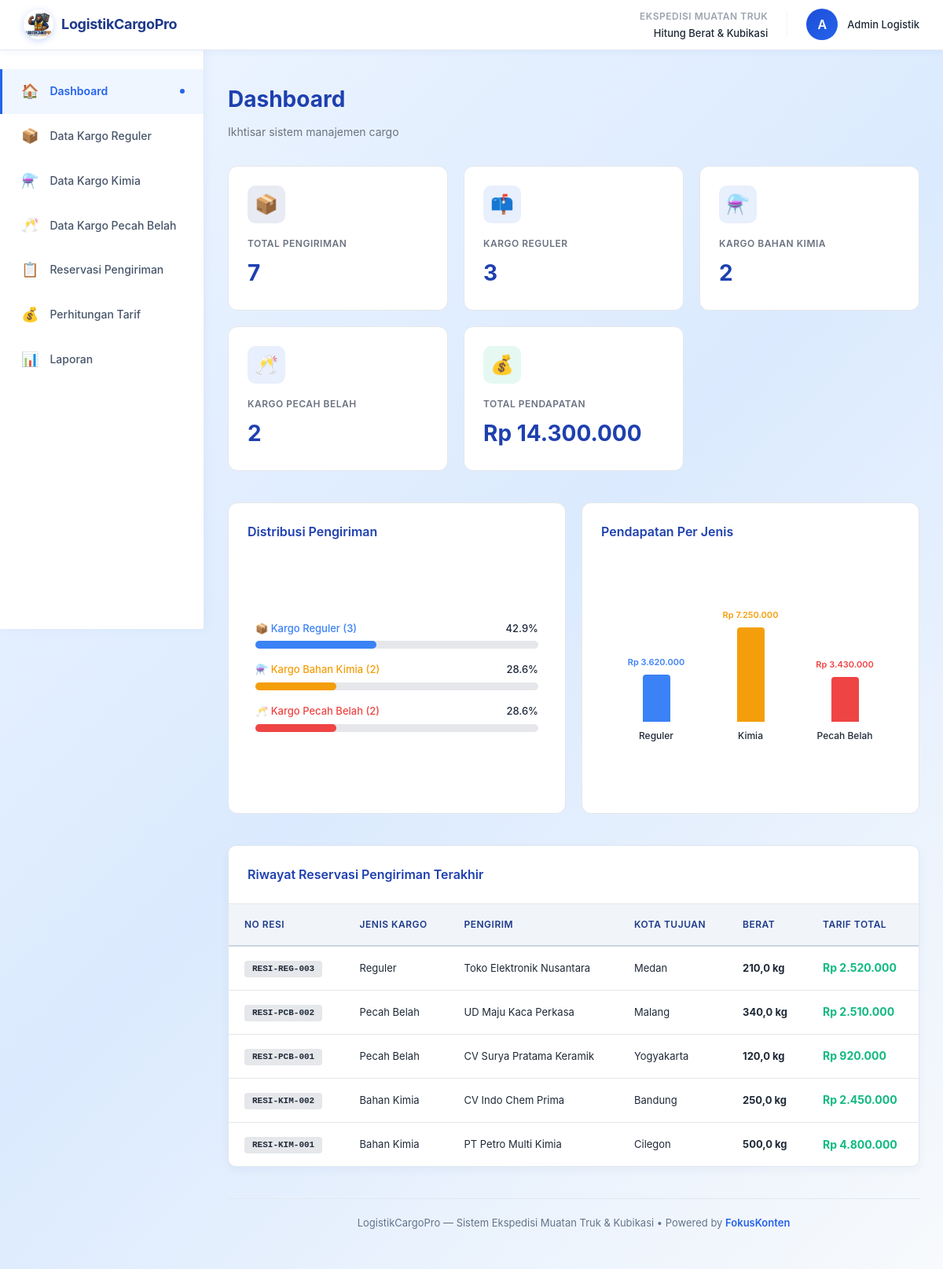
/SOURCE_CODE_APLIKASI/dashboard/, run on the app's committed database.
### tables this page shows
CREATE TABLE IF NOT EXISTS kargo (
    id_resi VARCHAR(50) PRIMARY KEY,
    pengirim VARCHAR(100) NOT NULL,
    kota_tujuan VARCHAR(100) NOT NULL,
    berat_barang DECIMAL(10,2) NOT NULL,
    tarif_dasar_per_kg DECIMAL(10,2) NOT NULL,
    jenis_kargo VARCHAR(50) NOT NULL,
    total_tarif DECIMAL(15,2) NOT NULL,
    status_packing ENUM('TERPENUHI', 'BELUM TERPENUHI') NOT NULL,
    tanggal_reservasi DATETIME NOT NULL
);

### SOURCE_CODE_APLIKASI/dashboard/index.php (the view, shortened to what this page needs)
<?php
function formatRupiah($amount) {
    return 'Rp ' . number_format($amount, 0, ',', '.');
}
try {
    require_once __DIR__ . '/../config/connection.php';
    $totalQuery = $pdo->query("SELECT COUNT(*) FROM kargo");
    $totalPengiriman = (int) $totalQuery->fetchColumn();
    $regulerQuery = $pdo->query("SELECT COUNT(*) FROM kargo WHERE jenis_kargo = 'Reguler'");
    $kargoReguler = (int) $regulerQuery->fetchColumn();
    $kimiaQuery = $pdo->query("SELECT COUNT(*) FROM kargo WHERE jenis_kargo = 'BahanKimia'");
    $kargoKimia = (int) $kimiaQuery->fetchColumn();
    $pecahBelahQuery = $pdo->query("SELECT COUNT(*) FROM kargo WHERE jenis_kargo = 'PecahBelah'");
    $kargoPecahBelah = (int) $pecahBelahQuery->fetchColumn();
    $pendapatanQuery = $pdo->query("SELECT SUM(total_tarif) FROM kargo");
    $totalPendapatan = (float) $pendapatanQuery->fetchColumn();
    $revRegQuery = $pdo->query("SELECT SUM(total_tarif) FROM kargo WHERE jenis_kargo = 'Reguler'");
    $revReg = (float) $revRegQuery->fetchColumn();
    $revKimQuery = $pdo->query("SELECT SUM(total_tarif) FROM kargo WHERE jenis_kargo = 'BahanKimia'");
    $revKim = (float) $revKimQuery->fetchColumn();
    $revPecahQuery = $pdo->query("SELECT SUM(total_tarif) FROM kargo WHERE jenis_kargo = 'PecahBelah'");
    $revPecah = (float) $revPecahQuery->fetchColumn();
    $riwayatQuery = $pdo->query("SELECT id_resi, jenis_kargo, pengirim, kota_tujuan, berat_barang, total_tarif FROM kargo ORDER BY tanggal_reservasi DESC LIMIT 5");
    $riwayatList = $riwayatQuery->fetchAll(PDO::FETCH_ASSOC);
} catch (Exception $e) {
    error_log("Dashboard index error: " . $e->getMessage());
    $totalPengiriman = 0;
    $kargoReguler = 0;
    $kargoKimia = 0;
    $kargoPecahBelah = 0;
    $totalPendapatan = 0;
    $revReg = 0; $revKim = 0; $revPecah = 0;
    $riwayatList = [];
}
$pctReguler = $totalPengiriman > 0 ? ($kargoReguler / $totalPengiriman) * 100 : 0;
$pctKimia = $totalPengiriman > 0 ? ($kargoKimia / $totalPengiriman) * 100 : 0;
$pctPecahBelah = $totalPengiriman > 0 ? ($kargoPecahBelah / $totalPengiriman) * 100 : 0;
$maxRev = max($revReg, $revKim, $revPecah, 1);
$hReg = ($revReg / $maxRev) * 120;
$hKim = ($revKim / $maxRev) * 120;
$hPecah = ($revPecah / $maxRev) * 120;
?>
<!DOCTYPE html>
<html lang="id">
<head>
    <link rel="stylesheet" href="../assets/css/style.css">
</head>
<body>
    <?php include 'navbar.php'; ?>
    <?php include 'sidebar.php'; ?>
    <main class="main-content">
        <div class="container">
            <div class="page-header">
                <h1 class="page-title">Dashboard</h1>
                <p class="page-subtitle">Ikhtisar sistem manajemen cargo</p>
            </div>
            <div class="stats-grid">
                <div class="stat-card primary">
                    <div class="stat-card-header">
                        <div class="stat-icon">📦</div>
                    </div>
                    <div class="stat-label">Total Pengiriman</div>
                    <div class="stat-value"><?php echo $totalPengiriman; ?></div>
                </div>
                <div class="stat-card">
                    <div class="stat-card-header">
                        <div class="stat-icon">📫</div>
                    </div>
                    <div class="stat-label">Kargo Reguler</div>
                    <div class="stat-value"><?php echo $kargoReguler; ?></div>
                </div>
                <div class="stat-card">
                    <div class="stat-card-header">
                        <div class="stat-icon">⚗️</div>
                    </div>
                    <div class="stat-label">Kargo Bahan Kimia</div>
                    <div class="stat-value"><?php echo $kargoKimia; ?></div>
                </div>
                <div class="stat-card">
                    <div class="stat-card-header">
                        <div class="stat-icon">🥂</div>
                    </div>
                    <div class="stat-label">Kargo Pecah Belah</div>
                    <div class="stat-value"><?php echo $kargoPecahBelah; ?></div>
                </div>
                <div class="stat-card success">
                    <div class="stat-card-header">
                        <div class="stat-icon">💰</div>
                    </div>
                    <div class="stat-label">Total Pendapatan</div>
                    <div class="stat-value"><?php echo formatRupiah($totalPendapatan); ?></div>
                </div>
            </div>
            <div class="charts-grid">
                <div class="chart-card">
                    <h3 class="chart-card-title">Distribusi Pengiriman</h3>
                    <div class="chart-container" style="display:flex; flex-direction:column; justify-content:center; padding: 10px;">
                        <?php if ($totalPengiriman === 0): ?>
                            <div style="text-align: center; color: #888;">Belum ada data pengiriman</div>
                        <?php else: ?>
                            <div style="width: 100%;">
                                <div style="margin-bottom: 16px;">
                                    <div style="display:flex; justify-content:space-between; margin-bottom:6px; font-size:13px; font-weight:500;">
                                        <span style="color:#3b82f6;">📦 Kargo Reguler (<?php echo $kargoReguler; ?>)</span>
                                        <span><?php echo number_format($pctReguler, 1); ?>%</span>
                                    </div>
                                    <div style="width:100%; background: var(--border-color); height: 10px; border-radius: 5px;">
                                        <div style="width: <?php echo $pctReguler; ?>%; background: #3b82f6; height: 100%; border-radius: 5px; transition: width 0.5s ease-in-out;"></div>
                                    </div>
                                </div>
                                <div style="margin-bottom: 16px;">
                                    <div style="display:flex; justify-content:space-between; margin-bottom:6px; font-size:13px; font-weight:500;">
                                        <span style="color:#f59e0b;">⚗️ Kargo Bahan Kimia (<?php echo $kargoKimia; ?>)</span>
                                        <span><?php echo number_format($pctKimia, 1); ?>%</span>
                                    </div>
                                    <div style="width:100%; background: var(--border-color); height: 10px; border-radius: 5px;">
                                        <div style="width: <?php echo $pctKimia; ?>%; background: #f59e0b; height: 100%; border-radius: 5px; transition: width 0.5s ease-in-out;"></div>
                                    </div>
                                </div>
                                <div>
                                    <div style="display:flex; justify-content:space-between; margin-bottom:6px; font-size:13px; font-weight:500;">
                                        <span style="color:#ef4444;">🥂 Kargo Pecah Belah (<?php echo $kargoPecahBelah; ?>)</span>
                                        <span><?php echo number_format($pctPecahBelah, 1); ?>%</span>
                                    </div>
                                    <div style="width:100%; background: var(--border-color); height: 10px; border-radius: 5px;">
                                        <div style="width: <?php echo $pctPecahBelah; ?>%; background: #ef4444; height: 100%; border-radius: 5px; transition: width 0.5s ease-in-out;"></div>
                                    </div>
                                </div>
                            </div>
                        <?php endif; ?>
                    </div>
                </div>
                <div class="chart-card">
                    <h3 class="chart-card-title">Pendapatan Per Jenis</h3>
                    <div class="chart-container" style="display:flex; align-items:center; justify-content:center;">
                        <?php if ($totalPendapatan == 0): ?>
                            <div style="color: #888;">Belum ada data pendapatan</div>
                        <?php else: ?>
                            <div style="display: flex; justify-content: space-around; align-items: flex-end; height: 170px; width: 100%; padding: 0 10px;">
                                <div style="display: flex; flex-direction: column; align-items: center; width: 30%;">
                                    <span style="font-size:11px; font-weight: 600; margin-bottom:6px; color: #3b82f6;"><?php echo formatRupiah($revReg); ?></span>
                                    <div style="width: 35px; height: <?php echo max($hReg, 8); ?>px; background: #3b82f6; border-radius: 4px 4px 0 0; transition: height 0.5s ease;"></div>
                                    <span style="font-size:12px; font-weight: 500; margin-top:8px; color: var(--text-primary);">Reguler</span>
                                </div>
                                <div style="display: flex; flex-direction: column; align-items: center; width: 30%;">
                                    <span style="font-size:11px; font-weight: 600; margin-bottom:6px; color: #f59e0b;"><?php echo formatRupiah($revKim); ?></span>
                                    <div style="width: 35px; height: <?php echo max($hKim, 8); ?>px; background: #f59e0b; border-radius: 4px 4px 0 0; transition: height 0.5s ease;"></div>
                                    <span style="font-size:12px; font-weight: 500; margin-top:8px; color: var(--text-primary);">Kimia</span>
                                </div>
                                <div style="display: flex; flex-direction: column; align-items: center; width: 30%;">
                                    <span style="font-size:11px; font-weight: 600; margin-bottom:6px; color: #ef4444;"><?php echo formatRupiah($revPecah); ?></span>
                                    <div style="width: 35px; height: <?php echo max($hPecah, 8); ?>px; background: #ef4444; border-radius: 4px 4px 0 0; transition: height 0.5s ease;"></div>
                                    <span style="font-size:12px; font-weight: 500; margin-top:8px; color: var(--text-primary);">Pecah Belah</span>
                                </div>
                            </div>
                        <?php endif; ?>
                    </div>
                </div>
            </div>
            <div class="table-card">
                <div class="table-header">
                    <h3 class="table-header-title">Riwayat Reservasi Pengiriman Terakhir</h3>
                </div>
                <div class="table-wrapper">
                    <table>
                        <thead>
                            <tr>
                                <th>No Resi</th>
                                <th>Jenis Kargo</th>
                                <th>Pengirim</th>
                                <th>Kota Tujuan</th>
                                <th>Berat</th>
                                <th>Tarif Total</th>
                            </tr>
                        </thead>
                        <tbody>
                            <?php if (empty($riwayatList)): ?>
                                <tr>
                                    <td colspan="6" style="text-align:center; padding:24px; color: var(--text-secondary);">
                                        Belum ada data reservasi pengiriman.
                                    </td>
                                </tr>
                            <?php else: ?>
                                <?php foreach ($riwayatList as $row): ?>
                                    <tr>
                                        <td><span class="badge" style="font-family: monospace; background: var(--border-color); color: var(--text-primary); font-size:13px; font-weight:600;"><?php echo htmlspecialchars($row['id_resi']); ?></span></td>
                                        <td>
                                            <?php
                                            $jenisLabel = $row['jenis_kargo'];
                                            if ($jenisLabel === 'BahanKimia') $jenisLabel = 'Bahan Kimia';
                                            if ($jenisLabel === 'PecahBelah') $jenisLabel = 'Pecah Belah';
                                            echo htmlspecialchars($jenisLabel);
                                            ?>
                                        </td>
                                        <td><?php echo htmlspecialchars($row['pengirim']); ?></td>
                                        <td><?php echo htmlspecialchars($row['kota_tujuan']); ?></td>
                                        <td><strong><?php echo number_format($row['berat_barang'], 1, ',', '.'); ?> kg</strong></td>
                                        <td><strong style="color: var(--success); font-size:14px;"><?php echo formatRupiah($row['total_tarif']); ?></strong></td>
                                    </tr>
                                <?php endforeach; ?>
                            <?php endif; ?>
                        </tbody>
                    </table>
                </div>
            </div>
            <footer style="margin-top: 40px; padding: 20px 0; text-align: center; border-top: 1px solid #e2e8f0; font-size: 13px; color: #64748b;">
                LogistikCargoPro &mdash; Sistem Ekspedisi Muatan Truk & Kubikasi &bull; Powered by <a href="https://fokuskonten.my.id" target="_blank" style="color: #2563eb; font-weight: 600; text-decoration: none;">FokusKonten</a>
            </footer>
        </div>
    </main>
</body>
</html>

### data on the page
kargo: id_resi "RESI-REG-003", jenis_kargo "Reguler", pengirim "Toko Elektronik Nusantara", kota_tujuan "Medan", berat_barang "210,0", total_tarif "Rp 2.520.000"
kargo: id_resi "RESI-PCB-002", jenis_kargo "Pecah Belah", pengirim "UD Maju Kaca Perkasa", kota_tujuan "Malang", berat_barang "340,0", total_tarif "Rp 2.510.000"
kargo: id_resi "RESI-PCB-001", jenis_kargo "Pecah Belah", pengirim "CV Surya Pratama Keramik", kota_tujuan "Yogyakarta", berat_barang "120,0", total_tarif "Rp 920.000"
kargo: id_resi "RESI-KIM-002", jenis_kargo "Bahan Kimia", pengirim "CV Indo Chem Prima", kota_tujuan "Bandung", berat_barang "250,0", total_tarif "Rp 2.450.000"
kargo: id_resi "RESI-KIM-001", jenis_kargo "Bahan Kimia", pengirim "PT Petro Multi Kimia", kota_tujuan "Cilegon", berat_barang "500,0", total_tarif "Rp 4.800.000"

### other printed values
$item['icon'] "🏠"
$item['label'] "Dashboard"
$item['icon'] "📦"
$item['label'] "Data Kargo Reguler"
$item['icon'] "⚗️"
$item['label'] "Data Kargo Kimia"
$item['icon'] "🥂"
$item['label'] "Data Kargo Pecah Belah"
$item['icon'] "📋"
$item['label'] "Reservasi Pengiriman"
$item['icon'] "💰"
$item['label'] "Perhitungan Tarif"
$item['icon'] "📊"
$item['label'] "Laporan"
$totalPengiriman "7"
